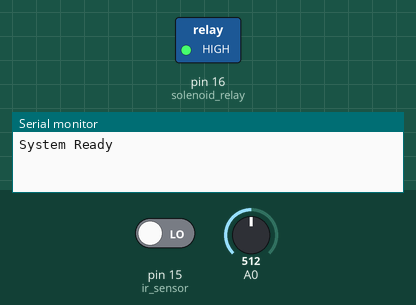
This sketch was run on a simulated Arduino Uno, built with avr-gcc and run on an emulated ATmega328P. Parts: switched loads named in the sketch (green lamp = pin HIGH), the last lines printed to the serial monitor. The test bench sets the inputs (shaded band); at power-on: pin 15 (ir_sensor) LOW, A0 = 512.

Above: at 1.8 s.
1.9 s: pin 15 (ir_sensor) driven HIGH
At 2.3 s:
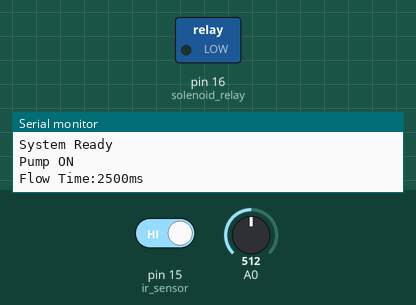
Timing chart, 0 to 6.0 s (numbered marks = the images above; inputs shaded):
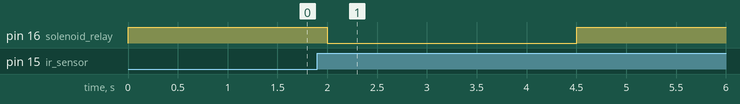

The sketch:

IR_Sanitizer_Code.ino
```cpp
const int flow_pot =14;
const int ir_sensor = 15;
const int solenoid_relay = 16;
int sensor_state = LOW;

void setup() {
  Serial.begin(9600);
  pinMode(ir_sensor,INPUT);
  pinMode(solenoid_relay,OUTPUT);
  digitalWrite(solenoid_relay,HIGH);
  Serial.println("System Ready");
}

void loop() {
  int flow_time_pot = analogRead(0);
  int flow_time = map(flow_time_pot,0,1024,0,5000);

  if(digitalRead(ir_sensor)==HIGH && sensor_state == LOW){
    sensor_state = HIGH;
    Serial.println("Pump ON");
    digitalWrite(solenoid_relay,LOW);
    Serial.print("Flow Time:");Serial.print((flow_time));Serial.println("ms");
    delay(flow_time);
    digitalWrite(solenoid_relay,HIGH);
    Serial.println("Pump OFF");
    Serial.println("System Ready");
  }
  if(digitalRead(ir_sensor)==LOW){
    sensor_state = LOW;
    delay(1000);
  }
}
```

Measured:
- after the input at 1.9 s, pin 16 (solenoid_relay): HIGH → LOW after 0.10 s, → HIGH 2.5 s later
